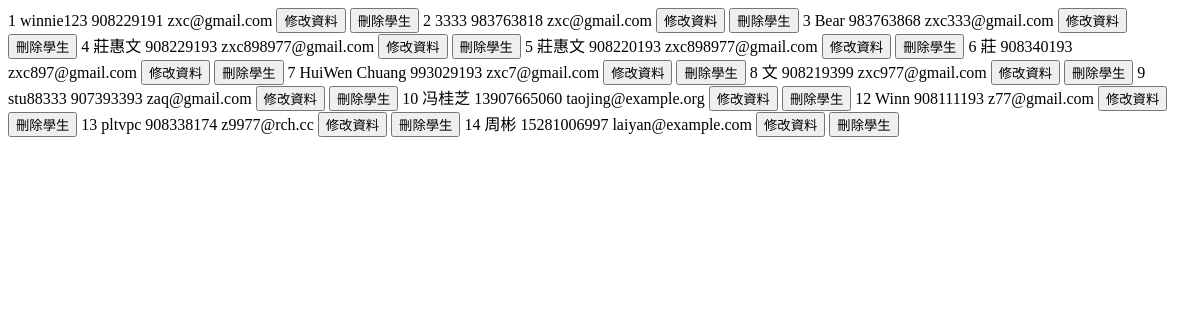
Page /app/students1/ on the earlier database version.
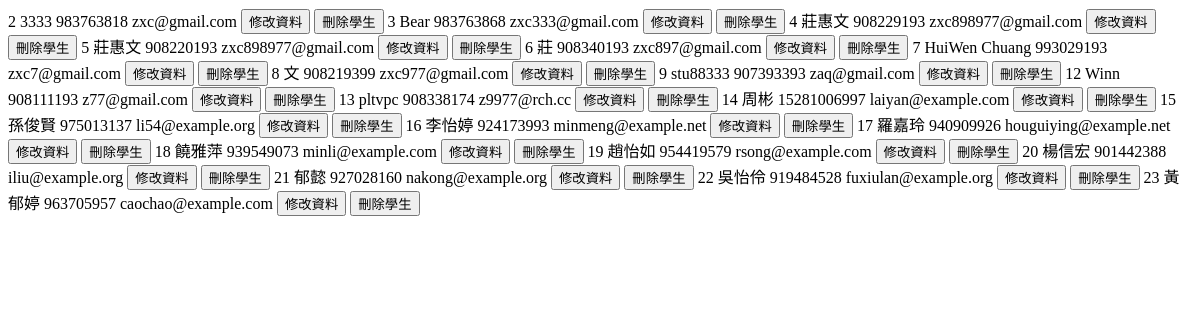
Same page on the later database version.
### app/models.py (models this page shows, shortened)
class Student(models.Model):
    name = models.CharField(verbose_name="名字",max_length=30,blank=False,null=False)
    phoneNumber = models.CharField(verbose_name="手機",max_length=15, blank=False,validators=[phoneNumberRule], unique=True)
    email =models.CharField(max_length=50,blank=False,validators=[emailRule])
    class Meta:
        ordering = ['id'] #['-id']
        verbose_name = "學生"
        verbose_name_plural = verbose_name

### app/views.py (the view)
# urls.py: path("students1/", views.ListStudentView1.as_view(), name="listStudents1"),
class ListStudentView1(ListView):
    paginate_by = PAGINATE_NUM
    model = Student
    template_name = 'app/Student1.html'
    context_object_name = "students"

### app/templates/app/Student1.html (shortened to what this page needs)
{% for student in students %}
    <tr>
        <td scope="col">{{ student.id }}</td>
        <td scope="col">{{ student.name }}</td>
        <td scope="col">{{ student.phoneNumber }}</td>
        <td scope="col">{{ student.email }}</td>
        <td scope="col"><a href="{% url 'app:updateStudents' pk=student.pk %}"><button class="btn btn-outline-secondary btn-sm update-student-btn">
            修改資料</button></a></td>
        <td scope="col"><a href="{% url 'app:deleteStudents' pk=student.pk %}"><button
            class="btn btn-outline-secondary btn-sm delete-grade-btn">
            刪除學生
        </button></a></td>
    </tr>
{% endfor %}

Differences in the rows shown:
removed Student: id "1", name "winnie123", phoneNumber "908229191", email "zxc@gmail.com"
removed Student: id "10", name "冯桂芝", phoneNumber "13907665060", email "taojing@example.org"
added Student: id "15", name "孫俊賢", phoneNumber "975013137", email "li54@example.org"
added Student: id "16", name "李怡婷", phoneNumber "924173993", email "minmeng@example.net"
added Student: id "17", name "羅嘉玲", phoneNumber "940909926", email "houguiying@example.net"
added Student: id "18", name "饒雅萍", phoneNumber "939549073", email "minli@example.com"
added Student: id "19", name "趙怡如", phoneNumber "954419579", email "rsong@example.com"
added Student: id "20", name "楊信宏", phoneNumber "901442388", email "iliu@example.org"
added Student: id "21", name "郁懿", phoneNumber "927028160", email "nakong@example.org"
added Student: id "22", name "吳怡伶", phoneNumber "919484528", email "fuxiulan@example.org"
added Student: id "23", name "黃郁婷", phoneNumber "963705957", email "caochao@example.com"
